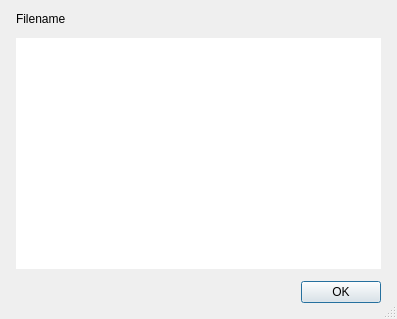
<?xml version="1.0" encoding="UTF-8"?>
<ui version="4.0">
 <class>score_info_dialog</class>
 <widget class="QDialog" name="score_info_dialog">
  <property name="geometry">
   <rect>
    <x>0</x>
    <y>0</y>
    <width>397</width>
    <height>319</height>
   </rect>
  </property>
  <property name="windowTitle">
   <string>MuseScore3 Project</string>
  </property>
  <property name="sizeGripEnabled">
   <bool>true</bool>
  </property>
  <layout class="QVBoxLayout" name="verticalLayout">
   <property name="spacing">
    <number>12</number>
   </property>
   <property name="leftMargin">
    <number>16</number>
   </property>
   <property name="topMargin">
    <number>12</number>
   </property>
   <property name="rightMargin">
    <number>16</number>
   </property>
   <property name="bottomMargin">
    <number>16</number>
   </property>
   <item>
    <widget class="QLabel" name="lbl_score">
     <property name="sizePolicy">
      <sizepolicy hsizetype="Preferred" vsizetype="Preferred">
       <horstretch>2</horstretch>
       <verstretch>0</verstretch>
      </sizepolicy>
     </property>
     <property name="frameShape">
      <enum>QFrame::NoFrame</enum>
     </property>
     <property name="text">
      <string>Filename</string>
     </property>
     <property name="textInteractionFlags">
      <set>Qt::LinksAccessibleByMouse|Qt::TextSelectableByKeyboard|Qt::TextSelectableByMouse</set>
     </property>
    </widget>
   </item>
   <item>
    <widget class="QTableWidget" name="tbl">
     <property name="frameShape">
      <enum>QFrame::NoFrame</enum>
     </property>
     <property name="sizeAdjustPolicy">
      <enum>QAbstractScrollArea::AdjustToContents</enum>
     </property>
     <property name="autoScroll">
      <bool>false</bool>
     </property>
     <attribute name="verticalHeaderVisible">
      <bool>false</bool>
     </attribute>
    </widget>
   </item>
   <item>
    <widget class="QDialogButtonBox" name="buttons">
     <property name="orientation">
      <enum>Qt::Horizontal</enum>
     </property>
     <property name="standardButtons">
      <set>QDialogButtonBox::Ok</set>
     </property>
    </widget>
   </item>
  </layout>
 </widget>
 <resources/>
 <connections>
  <connection>
   <sender>buttons</sender>
   <signal>accepted()</signal>
   <receiver>score_info_dialog</receiver>
   <slot>accept()</slot>
   <hints>
    <hint type="sourcelabel">
     <x>275</x>
     <y>506</y>
    </hint>
    <hint type="destinationlabel">
     <x>157</x>
     <y>274</y>
    </hint>
   </hints>
  </connection>
  <connection>
   <sender>buttons</sender>
   <signal>rejected()</signal>
   <receiver>score_info_dialog</receiver>
   <slot>reject()</slot>
   <hints>
    <hint type="sourcelabel">
     <x>343</x>
     <y>506</y>
    </hint>
    <hint type="destinationlabel">
     <x>286</x>
     <y>274</y>
    </hint>
   </hints>
  </connection>
 </connections>
</ui>
